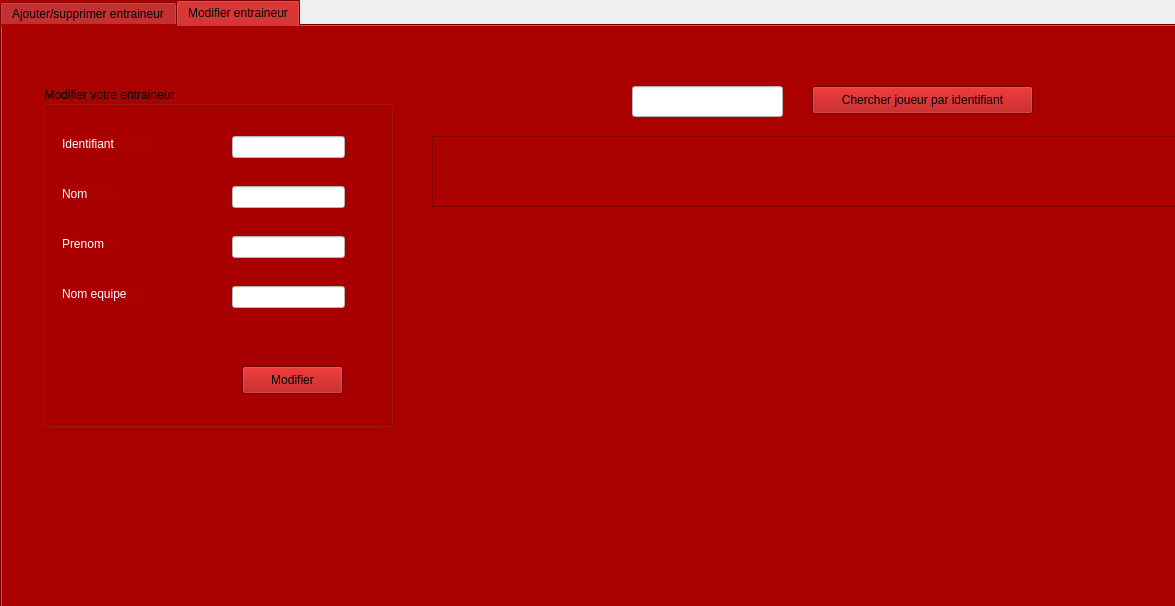
<?xml version="1.0" encoding="UTF-8"?>
<ui version="4.0">
 <class>entraineur</class>
 <widget class="QWidget" name="entraineur">
  <property name="geometry">
   <rect>
    <x>0</x>
    <y>0</y>
    <width>1175</width>
    <height>606</height>
   </rect>
  </property>
  <property name="windowTitle">
   <string>Form</string>
  </property>
  <widget class="QTabWidget" name="TABLE">
   <property name="geometry">
    <rect>
     <x>0</x>
     <y>0</y>
     <width>1221</width>
     <height>701</height>
    </rect>
   </property>
   <property name="styleSheet">
    <string notr="true">background-color: rgb(170, 0, 0);</string>
   </property>
   <property name="currentIndex">
    <number>1</number>
   </property>
   <widget class="QWidget" name="tab_7">
    <attribute name="title">
     <string>Ajouter/supprimer entraineur</string>
    </attribute>
    <widget class="QGroupBox" name="groupBox_5">
     <property name="geometry">
      <rect>
       <x>10</x>
       <y>50</y>
       <width>351</width>
       <height>331</height>
      </rect>
     </property>
     <property name="styleSheet">
      <string notr="true">font: 12pt &quot;MS Shell Dlg 2&quot;;</string>
     </property>
     <property name="title">
      <string>Ajouter votre entraineur</string>
     </property>
     <widget class="QLabel" name="label_16">
      <property name="geometry">
       <rect>
        <x>20</x>
        <y>100</y>
        <width>55</width>
        <height>16</height>
       </rect>
      </property>
      <property name="styleSheet">
       <string notr="true">color: rgb(255, 255, 255);
font: 11pt &quot;MS Shell Dlg 2&quot;;</string>
      </property>
      <property name="text">
       <string>Nom</string>
      </property>
     </widget>
     <widget class="QLineEdit" name="ajouter_nom_entraineur">
      <property name="geometry">
       <rect>
        <x>190</x>
        <y>100</y>
        <width>113</width>
        <height>22</height>
       </rect>
      </property>
      <property name="styleSheet">
       <string notr="true">background-color: rgb(255, 255, 255);</string>
      </property>
     </widget>
     <widget class="QPushButton" name="Ajouter_entraineur">
      <property name="geometry">
       <rect>
        <x>200</x>
        <y>270</y>
        <width>101</width>
        <height>28</height>
       </rect>
      </property>
      <property name="text">
       <string>Ajouter</string>
      </property>
     </widget>
     <widget class="QLabel" name="label_20">
      <property name="geometry">
       <rect>
        <x>20</x>
        <y>50</y>
        <width>91</width>
        <height>16</height>
       </rect>
      </property>
      <property name="styleSheet">
       <string notr="true">color: rgb(255, 255, 255);
font: 11pt &quot;MS Shell Dlg 2&quot;;</string>
      </property>
      <property name="text">
       <string>Identifiant</string>
      </property>
     </widget>
     <widget class="QLineEdit" name="ajouter_id_entraineur">
      <property name="geometry">
       <rect>
        <x>190</x>
        <y>50</y>
        <width>113</width>
        <height>22</height>
       </rect>
      </property>
      <property name="styleSheet">
       <string notr="true">background-color: rgb(255, 255, 255);</string>
      </property>
      <property name="text">
       <string/>
      </property>
     </widget>
     <widget class="QLabel" name="label_24">
      <property name="geometry">
       <rect>
        <x>20</x>
        <y>150</y>
        <width>55</width>
        <height>16</height>
       </rect>
      </property>
      <property name="styleSheet">
       <string notr="true">color: rgb(255, 255, 255);
font: 11pt &quot;MS Shell Dlg 2&quot;;</string>
      </property>
      <property name="text">
       <string>Prenom</string>
      </property>
     </widget>
     <widget class="QLineEdit" name="ajouter_prenom_entraineur">
      <property name="geometry">
       <rect>
        <x>190</x>
        <y>150</y>
        <width>113</width>
        <height>22</height>
       </rect>
      </property>
      <property name="styleSheet">
       <string notr="true">background-color: rgb(255, 255, 255);</string>
      </property>
     </widget>
     <widget class="QLineEdit" name="ajouter_nom_entraineur_2">
      <property name="geometry">
       <rect>
        <x>190</x>
        <y>210</y>
        <width>113</width>
        <height>22</height>
       </rect>
      </property>
      <property name="styleSheet">
       <string notr="true">background-color: rgb(255, 255, 255);</string>
      </property>
     </widget>
     <widget class="QLabel" name="label_27">
      <property name="geometry">
       <rect>
        <x>20</x>
        <y>210</y>
        <width>91</width>
        <height>16</height>
       </rect>
      </property>
      <property name="styleSheet">
       <string notr="true">color: rgb(255, 255, 255);
font: 11pt &quot;MS Shell Dlg 2&quot;;</string>
      </property>
      <property name="text">
       <string>Nom equipe</string>
      </property>
     </widget>
    </widget>
    <widget class="QPushButton" name="supprimer_entraineur_b">
     <property name="geometry">
      <rect>
       <x>20</x>
       <y>440</y>
       <width>241</width>
       <height>31</height>
      </rect>
     </property>
     <property name="styleSheet">
      <string notr="true">font: 12pt &quot;MS Shell Dlg 2&quot;;</string>
     </property>
     <property name="text">
      <string>Supprimer par identifiant</string>
     </property>
    </widget>
    <widget class="QLabel" name="label_3">
     <property name="geometry">
      <rect>
       <x>430</x>
       <y>-90</y>
       <width>1291</width>
       <height>831</height>
      </rect>
     </property>
     <property name="text">
      <string/>
     </property>
     <property name="pixmap">
      <pixmap>../../Desktop/esprit s2/Downloads/e-sport.jpg</pixmap>
     </property>
    </widget>
    <widget class="QTableView" name="table_entraineur">
     <property name="geometry">
      <rect>
       <x>390</x>
       <y>70</y>
       <width>771</width>
       <height>361</height>
      </rect>
     </property>
    </widget>
    <widget class="QLineEdit" name="supprimer_entraineur_2">
     <property name="geometry">
      <rect>
       <x>270</x>
       <y>440</y>
       <width>91</width>
       <height>31</height>
      </rect>
     </property>
     <property name="styleSheet">
      <string notr="true">background-color: rgb(255, 255, 255);
font: 11pt &quot;MS Shell Dlg 2&quot;;</string>
     </property>
     <property name="text">
      <string/>
     </property>
    </widget>
    <widget class="QRadioButton" name="tri_desc_3">
     <property name="geometry">
      <rect>
       <x>950</x>
       <y>20</y>
       <width>121</width>
       <height>31</height>
      </rect>
     </property>
     <property name="styleSheet">
      <string notr="true">color: rgb(255, 255, 255);
font: 10pt &quot;MS Shell Dlg 2&quot;;</string>
     </property>
     <property name="text">
      <string>Decroissant</string>
     </property>
    </widget>
    <widget class="QRadioButton" name="tri_asc_3">
     <property name="geometry">
      <rect>
       <x>820</x>
       <y>20</y>
       <width>111</width>
       <height>31</height>
      </rect>
     </property>
     <property name="styleSheet">
      <string notr="true">font: 10pt &quot;MS Shell Dlg 2&quot;;
color: rgb(255, 255, 255);</string>
     </property>
     <property name="text">
      <string>Croissante</string>
     </property>
    </widget>
   </widget>
   <widget class="QWidget" name="tab_8">
    <attribute name="title">
     <string>Modifier entraineur</string>
    </attribute>
    <widget class="QLineEdit" name="chercher_entraineur">
     <property name="geometry">
      <rect>
       <x>630</x>
       <y>60</y>
       <width>151</width>
       <height>31</height>
      </rect>
     </property>
     <property name="styleSheet">
      <string notr="true">background-color: rgb(255, 255, 255);
font: 11pt &quot;MS Shell Dlg 2&quot;;</string>
     </property>
    </widget>
    <widget class="QPushButton" name="chercher_modif_entraineurb">
     <property name="geometry">
      <rect>
       <x>810</x>
       <y>60</y>
       <width>221</width>
       <height>28</height>
      </rect>
     </property>
     <property name="text">
      <string>Chercher joueur par identifiant</string>
     </property>
    </widget>
    <widget class="QTableView" name="table_Re_entraineur">
     <property name="geometry">
      <rect>
       <x>430</x>
       <y>110</y>
       <width>771</width>
       <height>71</height>
      </rect>
     </property>
    </widget>
    <widget class="QLineEdit" name="ajouter_nom_adherent_8">
     <property name="geometry">
      <rect>
       <x>720</x>
       <y>660</y>
       <width>113</width>
       <height>22</height>
      </rect>
     </property>
     <property name="styleSheet">
      <string notr="true">background-color: rgb(255, 255, 255);</string>
     </property>
    </widget>
    <widget class="QLabel" name="label_21">
     <property name="geometry">
      <rect>
       <x>550</x>
       <y>660</y>
       <width>111</width>
       <height>16</height>
      </rect>
     </property>
     <property name="styleSheet">
      <string notr="true">color: rgb(255, 255, 255);
font: 11pt &quot;MS Shell Dlg 2&quot;;</string>
     </property>
     <property name="text">
      <string>Nom_entraineur</string>
     </property>
    </widget>
    <widget class="QGroupBox" name="groupBox_7">
     <property name="geometry">
      <rect>
       <x>40</x>
       <y>60</y>
       <width>351</width>
       <height>341</height>
      </rect>
     </property>
     <property name="styleSheet">
      <string notr="true">font: 12pt &quot;MS Shell Dlg 2&quot;;</string>
     </property>
     <property name="title">
      <string>Modifier votre entraineur</string>
     </property>
     <widget class="QLabel" name="label_36">
      <property name="geometry">
       <rect>
        <x>20</x>
        <y>100</y>
        <width>55</width>
        <height>16</height>
       </rect>
      </property>
      <property name="styleSheet">
       <string notr="true">color: rgb(255, 255, 255);
font: 11pt &quot;MS Shell Dlg 2&quot;;</string>
      </property>
      <property name="text">
       <string>Nom</string>
      </property>
     </widget>
     <widget class="QLineEdit" name="modifier_nom_entraineur">
      <property name="geometry">
       <rect>
        <x>190</x>
        <y>100</y>
        <width>113</width>
        <height>22</height>
       </rect>
      </property>
      <property name="styleSheet">
       <string notr="true">background-color: rgb(255, 255, 255);</string>
      </property>
     </widget>
     <widget class="QPushButton" name="modifier_entraineur">
      <property name="geometry">
       <rect>
        <x>200</x>
        <y>280</y>
        <width>101</width>
        <height>28</height>
       </rect>
      </property>
      <property name="text">
       <string>Modifier</string>
      </property>
     </widget>
     <widget class="QLabel" name="label_37">
      <property name="geometry">
       <rect>
        <x>20</x>
        <y>50</y>
        <width>91</width>
        <height>16</height>
       </rect>
      </property>
      <property name="styleSheet">
       <string notr="true">color: rgb(255, 255, 255);
font: 11pt &quot;MS Shell Dlg 2&quot;;</string>
      </property>
      <property name="text">
       <string>Identifiant</string>
      </property>
     </widget>
     <widget class="QLineEdit" name="modifier_id_entraineur">
      <property name="geometry">
       <rect>
        <x>190</x>
        <y>50</y>
        <width>113</width>
        <height>22</height>
       </rect>
      </property>
      <property name="styleSheet">
       <string notr="true">background-color: rgb(255, 255, 255);</string>
      </property>
     </widget>
     <widget class="QLabel" name="label_47">
      <property name="geometry">
       <rect>
        <x>20</x>
        <y>150</y>
        <width>55</width>
        <height>16</height>
       </rect>
      </property>
      <property name="styleSheet">
       <string notr="true">color: rgb(255, 255, 255);
font: 11pt &quot;MS Shell Dlg 2&quot;;</string>
      </property>
      <property name="text">
       <string>Prenom</string>
      </property>
     </widget>
     <widget class="QLineEdit" name="modifier_prenom_entraineur">
      <property name="geometry">
       <rect>
        <x>190</x>
        <y>150</y>
        <width>113</width>
        <height>22</height>
       </rect>
      </property>
      <property name="styleSheet">
       <string notr="true">background-color: rgb(255, 255, 255);</string>
      </property>
     </widget>
     <widget class="QLabel" name="label_48">
      <property name="geometry">
       <rect>
        <x>20</x>
        <y>200</y>
        <width>81</width>
        <height>16</height>
       </rect>
      </property>
      <property name="styleSheet">
       <string notr="true">color: rgb(255, 255, 255);
font: 11pt &quot;MS Shell Dlg 2&quot;;</string>
      </property>
      <property name="text">
       <string>Nom equipe</string>
      </property>
     </widget>
     <widget class="QLineEdit" name="modifier_nom_e_entraineur">
      <property name="geometry">
       <rect>
        <x>190</x>
        <y>200</y>
        <width>113</width>
        <height>22</height>
       </rect>
      </property>
      <property name="styleSheet">
       <string notr="true">background-color: rgb(255, 255, 255);</string>
      </property>
     </widget>
    </widget>
   </widget>
  </widget>
 </widget>
 <resources/>
 <connections/>
</ui>
